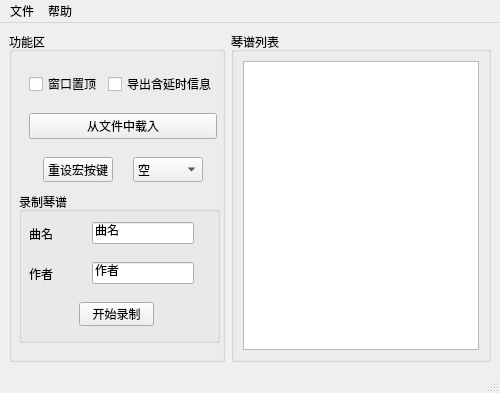
<?xml version="1.0" encoding="UTF-8"?>
<ui version="4.0">
 <class>MainWindow</class>
 <widget class="QMainWindow" name="MainWindow">
  <property name="geometry">
   <rect>
    <x>0</x>
    <y>0</y>
    <width>500</width>
    <height>390</height>
   </rect>
  </property>
  <property name="maximumSize">
   <size>
    <width>500</width>
    <height>390</height>
   </size>
  </property>
  <property name="baseSize">
   <size>
    <width>430</width>
    <height>330</height>
   </size>
  </property>
  <property name="windowTitle">
   <string>原神Music</string>
  </property>
  <widget class="QWidget" name="centralwidget">
   <layout class="QHBoxLayout" name="horizontalLayout_2">
    <item>
     <widget class="QGroupBox" name="groupBox_4">
      <property name="minimumSize">
       <size>
        <width>200</width>
        <height>330</height>
       </size>
      </property>
      <property name="maximumSize">
       <size>
        <width>16777215</width>
        <height>330</height>
       </size>
      </property>
      <property name="title">
       <string>功能区</string>
      </property>
      <widget class="QGroupBox" name="groupBox">
       <property name="geometry">
        <rect>
         <x>10</x>
         <y>160</y>
         <width>201</width>
         <height>151</height>
        </rect>
       </property>
       <property name="title">
        <string>录制琴谱</string>
       </property>
       <widget class="QPushButton" name="btnRecord">
        <property name="geometry">
         <rect>
          <x>60</x>
          <y>110</y>
          <width>75</width>
          <height>24</height>
         </rect>
        </property>
        <property name="text">
         <string>开始录制</string>
        </property>
       </widget>
       <widget class="QWidget" name="layoutWidget">
        <property name="geometry">
         <rect>
          <x>10</x>
          <y>30</y>
          <width>165</width>
          <height>23</height>
         </rect>
        </property>
        <layout class="QHBoxLayout" name="horizontalLayout_6">
         <item>
          <widget class="QLabel" name="label">
           <property name="text">
            <string>曲名</string>
           </property>
          </widget>
         </item>
         <item>
          <spacer name="horizontalSpacer">
           <property name="orientation">
            <enum>Qt::Horizontal</enum>
           </property>
           <property name="sizeHint" stdset="0">
            <size>
             <width>40</width>
             <height>20</height>
            </size>
           </property>
          </spacer>
         </item>
         <item>
          <widget class="QLineEdit" name="edtName">
           <property name="text">
            <string>曲名</string>
           </property>
          </widget>
         </item>
        </layout>
       </widget>
       <widget class="QWidget" name="layoutWidget">
        <property name="geometry">
         <rect>
          <x>10</x>
          <y>70</y>
          <width>165</width>
          <height>23</height>
         </rect>
        </property>
        <layout class="QHBoxLayout" name="horizontalLayout_7">
         <item>
          <widget class="QLabel" name="label_2">
           <property name="text">
            <string>作者</string>
           </property>
          </widget>
         </item>
         <item>
          <spacer name="horizontalSpacer_2">
           <property name="orientation">
            <enum>Qt::Horizontal</enum>
           </property>
           <property name="sizeHint" stdset="0">
            <size>
             <width>40</width>
             <height>20</height>
            </size>
           </property>
          </spacer>
         </item>
         <item>
          <widget class="QLineEdit" name="edtAuthor">
           <property name="text">
            <string>作者</string>
           </property>
          </widget>
         </item>
        </layout>
       </widget>
      </widget>
      <widget class="QWidget" name="layoutWidget">
       <property name="geometry">
        <rect>
         <x>20</x>
         <y>40</y>
         <width>188</width>
         <height>110</height>
        </rect>
       </property>
       <layout class="QVBoxLayout" name="verticalLayout">
        <item>
         <layout class="QHBoxLayout" name="horizontalLayout_3">
          <item>
           <widget class="QCheckBox" name="checkBoxTopWindow">
            <property name="text">
             <string>窗口置顶</string>
            </property>
           </widget>
          </item>
          <item>
           <widget class="QCheckBox" name="checkBoxhasDelay">
            <property name="text">
             <string>导出含延时信息</string>
            </property>
           </widget>
          </item>
         </layout>
        </item>
        <item>
         <spacer name="verticalSpacer_4">
          <property name="orientation">
           <enum>Qt::Vertical</enum>
          </property>
          <property name="sizeHint" stdset="0">
           <size>
            <width>20</width>
            <height>40</height>
           </size>
          </property>
         </spacer>
        </item>
        <item>
         <spacer name="verticalSpacer_2">
          <property name="orientation">
           <enum>Qt::Vertical</enum>
          </property>
          <property name="sizeHint" stdset="0">
           <size>
            <width>20</width>
            <height>40</height>
           </size>
          </property>
         </spacer>
        </item>
        <item>
         <widget class="QPushButton" name="btnLoad">
          <property name="text">
           <string>从文件中载入</string>
          </property>
         </widget>
        </item>
        <item>
         <spacer name="verticalSpacer_3">
          <property name="orientation">
           <enum>Qt::Vertical</enum>
          </property>
          <property name="sizeHint" stdset="0">
           <size>
            <width>20</width>
            <height>40</height>
           </size>
          </property>
         </spacer>
        </item>
        <item>
         <spacer name="verticalSpacer">
          <property name="orientation">
           <enum>Qt::Vertical</enum>
          </property>
          <property name="sizeHint" stdset="0">
           <size>
            <width>20</width>
            <height>40</height>
           </size>
          </property>
         </spacer>
        </item>
        <item>
         <layout class="QHBoxLayout" name="horizontalLayout_4">
          <item>
           <widget class="QPushButton" name="btnResetHotkey">
            <property name="maximumSize">
             <size>
              <width>70</width>
              <height>25</height>
             </size>
            </property>
            <property name="text">
             <string>重设宏按键</string>
            </property>
           </widget>
          </item>
          <item>
           <widget class="QComboBox" name="cmbHot1">
            <property name="maximumSize">
             <size>
              <width>70</width>
              <height>25</height>
             </size>
            </property>
            <item>
             <property name="text">
              <string>空</string>
             </property>
            </item>
            <item>
             <property name="text">
              <string>F6</string>
             </property>
            </item>
            <item>
             <property name="text">
              <string>F7</string>
             </property>
            </item>
            <item>
             <property name="text">
              <string>F8</string>
             </property>
            </item>
            <item>
             <property name="text">
              <string>F9</string>
             </property>
            </item>
            <item>
             <property name="text">
              <string>F10</string>
             </property>
            </item>
            <item>
             <property name="text">
              <string>F11</string>
             </property>
            </item>
            <item>
             <property name="text">
              <string>F12</string>
             </property>
            </item>
           </widget>
          </item>
         </layout>
        </item>
       </layout>
      </widget>
     </widget>
    </item>
    <item>
     <widget class="QGroupBox" name="groupBox_3">
      <property name="minimumSize">
       <size>
        <width>250</width>
        <height>330</height>
       </size>
      </property>
      <property name="maximumSize">
       <size>
        <width>260</width>
        <height>330</height>
       </size>
      </property>
      <property name="title">
       <string>琴谱列表</string>
      </property>
      <layout class="QHBoxLayout" name="horizontalLayout">
       <item>
        <widget class="QTableView" name="tableView">
         <property name="selectionMode">
          <enum>QAbstractItemView::SingleSelection</enum>
         </property>
         <property name="selectionBehavior">
          <enum>QAbstractItemView::SelectRows</enum>
         </property>
         <attribute name="horizontalHeaderCascadingSectionResizes">
          <bool>true</bool>
         </attribute>
        </widget>
       </item>
      </layout>
     </widget>
    </item>
   </layout>
  </widget>
  <widget class="QMenuBar" name="menubar">
   <property name="geometry">
    <rect>
     <x>0</x>
     <y>0</y>
     <width>500</width>
     <height>22</height>
    </rect>
   </property>
   <widget class="QMenu" name="menu_file">
    <property name="title">
     <string>文件</string>
    </property>
    <addaction name="actionLoad"/>
   </widget>
   <widget class="QMenu" name="menu_help">
    <property name="title">
     <string>帮助</string>
    </property>
    <addaction name="actionAbout"/>
    <addaction name="separator"/>
    <addaction name="actionHelp"/>
   </widget>
   <addaction name="menu_file"/>
   <addaction name="menu_help"/>
  </widget>
  <widget class="QStatusBar" name="statusbar"/>
  <action name="actionLoad">
   <property name="text">
    <string>从文件中载入</string>
   </property>
  </action>
  <action name="actionAbout">
   <property name="text">
    <string>关于</string>
   </property>
  </action>
  <action name="actionHelp">
   <property name="text">
    <string>使用帮助</string>
   </property>
  </action>
 </widget>
 <resources/>
 <connections/>
</ui>
